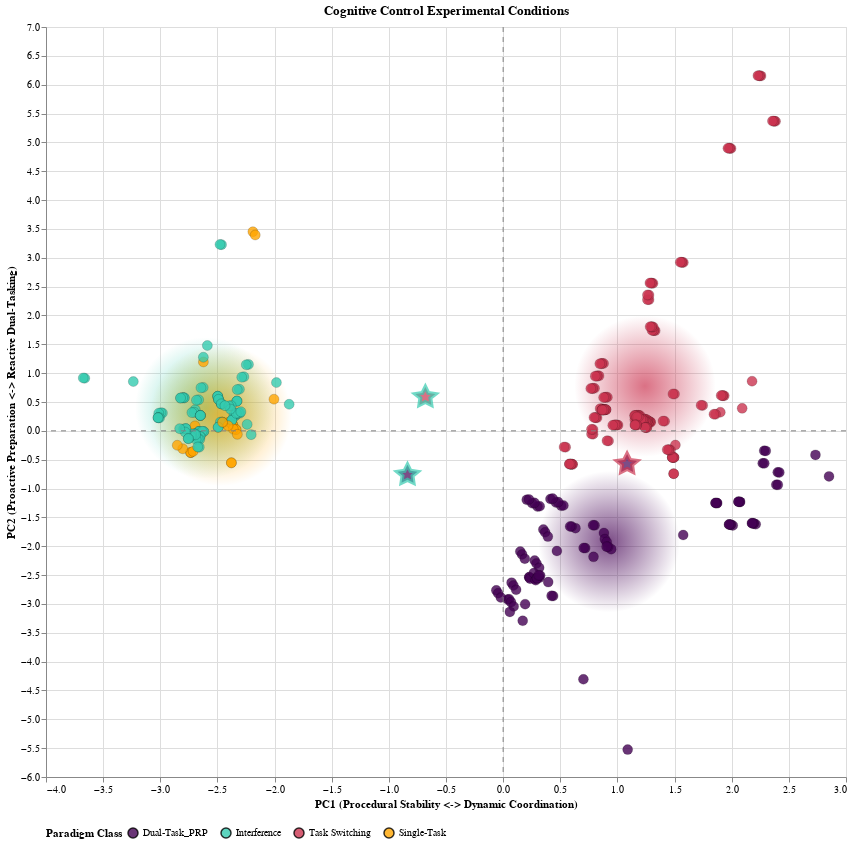

The notebook cell saved with this chart:
### Markdown cell above
### Plot Experimental Conditions

### Code cell
# --- 5. Define Tooltip Columns ---
tooltip_cols = [
    alt.Tooltip('Experiment:N', title='Experiment'),
    alt.Tooltip('Paradigm:N', title='Paradigm Class'),
    alt.Tooltip('Task 2 Response Probability:Q', title='T2 Response Probability', format='.2f'),
    alt.Tooltip('Inter-task SOA:N', title='Inter-task SOA'),
    alt.Tooltip('Distractor SOA:N', title='Distractor SOA'),
    alt.Tooltip('Task 1 CSI:Q', title='T1 CSI', format='.0f'),
    alt.Tooltip('Task 2 CSI:Q', title='T2 CSI', format='.0f'),
    alt.Tooltip('RSI:Q', title='RSI', format='.0f'),
    alt.Tooltip('RSI is Predictable:N', title='RSI Predictable'),
    alt.Tooltip('Switch Rate:Q', title='Switch Rate (%)', format='.1f'),
    alt.Tooltip('Trial Transition Type:N', title='Transition Type'),
    alt.Tooltip('Stimulus Bivalence & Congruency:N', title='Stimulus Bivalence & Congruency'),
    alt.Tooltip('Response Set Overlap:N', title='Response Set Overlap'),
    alt.Tooltip('Task 1 Stimulus-Response Mapping:N', title='T1 Stimulus-Response Mapping'),
    alt.Tooltip('Task 2 Stimulus-Response Mapping:N', title='T2 Stimulus-Response Mapping'),
    alt.Tooltip('Task 1 Difficulty:Q', title='T1 Difficulty', format='.1f'),
    alt.Tooltip('Task 2 Difficulty:Q', title='T2 Difficulty', format='.1f'),
    alt.Tooltip('Task 2 CSI is NA:N', title='T2 CSI is N/A'),
    alt.Tooltip('Task 2 Difficulty is NA:N', title='T2 Difficulty is N/A'),
    alt.Tooltip('Inter-task SOA is NA:N', title='Inter-task SOA is N/A'),
    alt.Tooltip('Distractor SOA is NA:N', title='Distractor SOA is N/A')
]
# --- 1. Combine data and calculate centroids ---
plot_df = pd.concat([
    df_processed.reset_index(drop=True),
    pca_df.reset_index(drop=True)
], axis=1)
plot_df['Point Type'] = 'Empirical Data'

centroids_df = au.find_centroids(plot_df[[c for c in plot_df.columns if c.startswith("PC")] + ["Paradigm"]], paradigm_col='Paradigm')
centroids_df = pd.DataFrame.from_dict(centroids_df, orient='index').reset_index()
centroids_df = centroids_df.rename(columns={'index': 'Paradigm'})
centroids_df['Point Type'] = 'Centroid'

# --- 2. Generate interpolated points using the new utility function ---
interpolation_pairs = [
    ('Dual-Task_PRP', 'Task Switching'),
    ('Dual-Task_PRP', 'Interference'),
    ('Task Switching', 'Interference')
]

model_artifacts_pca = {'type': 'pca', 'pipeline': pipeline}

interpolated_df = au.generate_interpolated_points(
    latent_space_df=plot_df,
    model_artifacts=model_artifacts_pca,
    interpolation_pairs=interpolation_pairs
)

# --- 3. Combine all dataframes for plotting ---
final_plot_df = pd.concat([plot_df, centroids_df, interpolated_df], ignore_index=True)
final_plot_df['Parent1'] = final_plot_df['Parent1'].fillna('N/A')
final_plot_df['Parent2'] = final_plot_df['Parent2'].fillna('N/A')
final_plot_df = plot.add_na_mask_from_flag(final_plot_df)

# Now, call the plotting function from plot.py
# (Assuming you have also moved the plotting logic there)
pca_chart = plot.create_latent_space_plot(final_plot_df, "PC1", "PC2", "PC1 (Procedural Stability <-> Dynamic Coordination)",
                                          "PC2 (Proactive Preparation vs. Reactive Dual-Task Coordination)",
                                          "Cognitive Control Experimental Conditions", tooltip_cols,
                                          has_interpolation=True, output_filename="pca_plot.pdf")
pca_chart

### Figure 1 — Vega-Lite specification as saved in the notebook (floating-point values rounded to 4 significant figures; data arrays with more than 128 entries replaced by an {"elided": "..."} marker saying what was removed)
{"config": {"view": {"continuousWidth": 300, "continuousHeight": 300}}, "layer": [{"data": {"name": "data-df8c6e9225d8e7a7ced6c547845dd610"}, "mark": {"type": "circle", "size": 20000}, "encoding": {"color": {"value": {"gradient": "radial", "stops": [{"color": "#440154", "offset": 0}, {"color": "rgba(68, 1, 84, 0)", "offset": 1}]}}, "x": {"field": "PC1", "type": "quantitative"}, "y": {"field": "PC2", "type": "quantitative"}}, "name": "view_10", "transform": [{"filter": "((datum.Paradigm === 'Dual-Task_PRP') && (datum['Point Type'] === 'Centroid'))"}]}, {"data": {"name": "data-df8c6e9225d8e7a7ced6c547845dd610"}, "mark": {"type": "circle", "size": 20000}, "encoding": {"color": {"value": {"gradient": "radial", "stops": [{"color": "#34CBAF", "offset": 0}, {"color": "rgba(52, 203, 175, 0)", "offset": 1}]}}, "x": {"field": "PC1", "type": "quantitative"}, "y": {"field": "PC2", "type": "quantitative"}}, "transform": [{"filter": "((datum.Paradigm === 'Interference') && (datum['Point Type'] === 'Centroid'))"}]}, {"data": {"name": "data-df8c6e9225d8e7a7ced6c547845dd610"}, "mark": {"type": "circle", "size": 20000}, "encoding": {"color": {"value": {"gradient": "radial", "stops": [{"color": "#CB3450", "offset": 0}, {"color": "rgba(203, 52, 80, 0)", "offset": 1}]}}, "x": {"field": "PC1", "type": "quantitative"}, "y": {"field": "PC2", "type": "quantitative"}}, "transform": [{"filter": "((datum.Paradigm === 'Task Switching') && (datum['Point Type'] === 'Centroid'))"}]}, {"data": {"name": "data-df8c6e9225d8e7a7ced6c547845dd610"}, "mark": {"type": "circle", "size": 20000}, "encoding": {"color": {"value": {"gradient": "radial", "stops": [{"color": "#FFA500", "offset": 0}, {"color": "rgba(255, 165, 0, 0)", "offset": 1}]}}, "x": {"field": "PC1", "type": "quantitative"}, "y": {"field": "PC2", "type": "quantitative"}}, "transform": [{"filter": "((datum.Paradigm === 'Single-Task') && (datum['Point Type'] === 'Centroid'))"}]}, {"data": {"name": "data-df8c6e9225d8e7a7ced6c547845dd610"}, "mark": {"type": "circle", "opacity": 0.8, "size": 100, "stroke": "black", "strokeWidth": 0.2}, "encoding": {"color": {"field": "Paradigm", "legend": {"direction": "horizontal", "orient": "bottom", "titleAnchor": "middle", "titleOrient": "left"}, "scale": {"domain": ["Dual-Task_PRP", "Interference", "Task Switching", "Single-Task"], "range": ["#440154", "#34CBAF", "#CB3450", "#FFA500"]}, "title": "Paradigm Class", "type": "nominal"}, "tooltip": [{"field": "Experiment", "title": "Experiment", "type": "nominal"}, {"field": "Paradigm", "title": "Paradigm Class", "type": "nominal"}, {"field": "Task 2 Response Probability", "format": ".2f", "title": "T2 Response Probability", "type": "quantitative"}, {"field": "Inter-task SOA", "title": "Inter-task SOA", "type": "nominal"}, {"field": "Distractor SOA", "title": "Distractor SOA", "type": "nominal"}, {"field": "Task 1 CSI", "format": ".0f", "title": "T1 CSI", "type": "quantitative"}, {"field": "Task 2 CSI", "format": ".0f", "title": "T2 CSI", "type": "quantitative"}, {"field": "RSI", "format": ".0f", "title": "RSI", "type": "quantitative"}, {"field": "RSI is Predictable", "title": "RSI Predictable", "type": "nominal"}, {"field": "Switch Rate", "format": ".1f", "title": "Switch Rate (%)", "type": "quantitative"}, {"field": "Trial Transition Type", "title": "Transition Type", "type": "nominal"}, {"field": "Stimulus Bivalence & Congruency", "title": "Stimulus Bivalence & Congruency", "type": "nominal"}, {"field": "Response Set Overlap", "title": "Response Set Overlap", "type": "nominal"}, {"field": "Task 1 Stimulus-Response Mapping", "title": "T1 Stimulus-Response Mapping", "type": "nominal"}, {"field": "Task 2 Stimulus-Response Mapping", "title": "T2 Stimulus-Response Mapping", "type": "nominal"}, {"field": "Task 1 Difficulty", "format": ".1f", "title": "T1 Difficulty", "type": "quantitative"}, {"field": "Task 2 Difficulty", "format": ".1f", "title": "T2 Difficulty", "type": "quantitative"}, {"field": "Task 2 CSI is NA", "title": "T2 CSI is N/A", "type": "nominal"}, {"field": "Task 2 Difficulty is NA", "title": "T2 Difficulty is N/A", "type": "nominal"}, {"field": "Inter-task SOA is NA", "title": "Inter-task SOA is N/A", "type": "nominal"}, {"field": "Distractor SOA is NA", "title": "Distractor SOA is N/A", "type": "nominal"}], "x": {"field": "PC1", "title": "PC1 (Procedural Stability <-> Dynamic Coordination)", "type": "quantitative"}, "y": {"field": "PC2", "title": "PC2 (Proactive Preparation <-> Reactive Dual-Tasking)", "type": "quantitative"}}, "transform": [{"filter": "(datum['Point Type'] === 'Empirical Data')"}]}, {"data": {"name": "data-df8c6e9225d8e7a7ced6c547845dd610"}, "mark": {"type": "point", "filled": true, "shape": "M0,.5L.6,.8L.5,.1L1,-.3L.3,-.4L0,-1L-.3,-.4L-1,-.3L-.5,.1L-.6,.8L0,.5Z", "size": 400, "strokeWidth": 4}, "encoding": {"color": {"field": "Parent1", "legend": null, "scale": {"domain": ["Dual-Task_PRP", "Interference", "Task Switching", "Single-Task"], "range": ["#440154", "#34CBAF", "#CB3450", "#FFA500"]}, "title": "Paradigm Class", "type": "nominal"}, "stroke": {"field": "Parent2", "legend": null, "scale": {"domain": ["Dual-Task_PRP", "Interference", "Task Switching", "Single-Task"], "range": ["#440154", "#34CBAF", "#CB3450", "#FFA500"]}, "title": "Paradigm Class", "type": "nominal"}, "tooltip": [{"field": "Experiment", "title": "Experiment", "type": "nominal"}, {"field": "Paradigm", "title": "Paradigm Class", "type": "nominal"}, {"field": "Task 2 Response Probability", "format": ".2f", "title": "T2 Response Probability", "type": "quantitative"}, {"field": "Inter-task SOA", "title": "Inter-task SOA", "type": "nominal"}, {"field": "Distractor SOA", "title": "Distractor SOA", "type": "nominal"}, {"field": "Task 1 CSI", "format": ".0f", "title": "T1 CSI", "type": "quantitative"}, {"field": "Task 2 CSI", "format": ".0f", "title": "T2 CSI", "type": "quantitative"}, {"field": "RSI", "format": ".0f", "title": "RSI", "type": "quantitative"}, {"field": "RSI is Predictable", "title": "RSI Predictable", "type": "nominal"}, {"field": "Switch Rate", "format": ".1f", "title": "Switch Rate (%)", "type": "quantitative"}, {"field": "Trial Transition Type", "title": "Transition Type", "type": "nominal"}, {"field": "Stimulus Bivalence & Congruency", "title": "Stimulus Bivalence & Congruency", "type": "nominal"}, {"field": "Response Set Overlap", "title": "Response Set Overlap", "type": "nominal"}, {"field": "Task 1 Stimulus-Response Mapping", "title": "T1 Stimulus-Response Mapping", "type": "nominal"}, {"field": "Task 2 Stimulus-Response Mapping", "title": "T2 Stimulus-Response Mapping", "type": "nominal"}, {"field": "Task 1 Difficulty", "format": ".1f", "title": "T1 Difficulty", "type": "quantitative"}, {"field": "Task 2 Difficulty", "format": ".1f", "title": "T2 Difficulty", "type": "quantitative"}, {"field": "Task 2 CSI is NA", "title": "T2 CSI is N/A", "type": "nominal"}, {"field": "Task 2 Difficulty is NA", "title": "T2 Difficulty is N/A", "type": "nominal"}, {"field": "Inter-task SOA is NA", "title": "Inter-task SOA is N/A", "type": "nominal"}, {"field": "Distractor SOA is NA", "title": "Distractor SOA is N/A", "type": "nominal"}], "x": {"field": "PC1", "type": "quantitative"}, "y": {"field": "PC2", "type": "quantitative"}}, "transform": [{"filter": "(datum['Point Type'] === 'Interpolated')"}]}, {"data": {"name": "data-a0a55d106695e8d630baff0f16eee66d"}, "mark": {"type": "rule", "color": "grey", "strokeDash": [5, 5]}, "encoding": {"y": {"field": "y", "type": "quantitative"}}}, {"data": {"name": "data-d285a7403ed98ae579761d64a864032b"}, "mark": {"type": "rule", "color": "grey", "strokeDash": [5, 5]}, "encoding": {"x": {"field": "x", "type": "quantitative"}}}], "height": 750, "params": [{"name": "param_10", "select": {"type": "interval", "encodings": ["x", "y"]}, "bind": "scales", "views": ["view_10"]}], "resolve": {"legend": {"color": "shared"}, "scale": {"color": "independent", "stroke": "independent"}}, "title": "Cognitive Control Experimental Conditions", "width": 800, "$schema": "https://vega.github.io/schema/vega-lite/v5.20.1.json", "datasets": {"data-df8c6e9225d8e7a7ced6c547845dd610": {"elided": "400 records"}, "data-a0a55d106695e8d630baff0f16eee66d": [{"y": 0}], "data-d285a7403ed98ae579761d64a864032b": [{"x": 0}]}}
